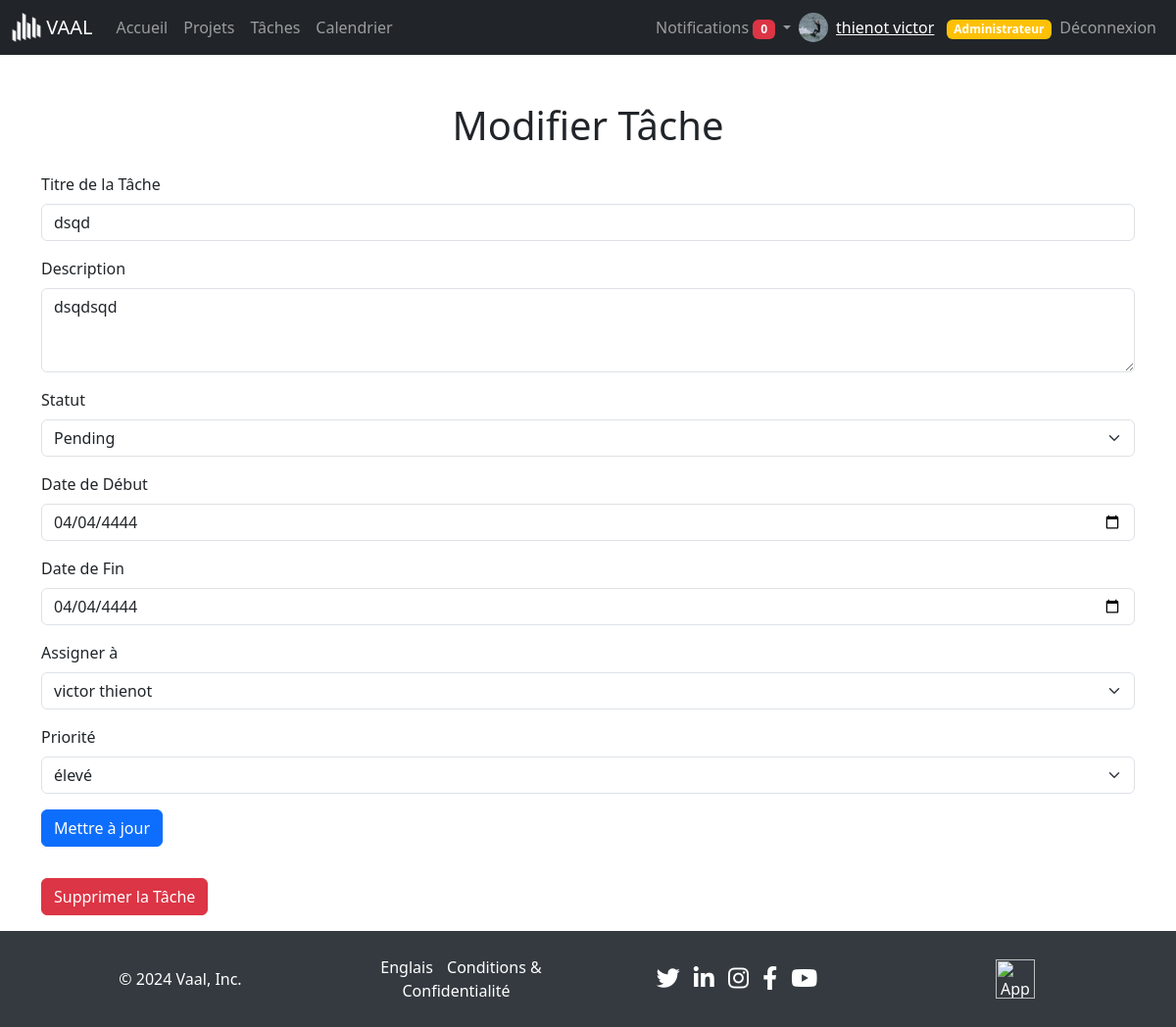
Screenshot of /views/tasks/edit.php?task_id=1 (signed in) with the database file from the repository.
### tables this page shows
CREATE TABLE `users` (
  `id` int(11) NOT NULL,
  `profile` varchar(255) NOT NULL,
  `nom` varchar(50) NOT NULL,
  `prenom` varchar(255) NOT NULL,
  `email` varchar(100) NOT NULL,
  `password` varchar(255) NOT NULL,
  `role` enum('member','manager','admin') DEFAULT 'member',
  `activation` enum('oui','non') NOT NULL DEFAULT 'non'
);

CREATE TABLE `tasks` (
  `id` int(11) NOT NULL,
  `title` varchar(100) NOT NULL,
  `description` text DEFAULT NULL,
  `status` enum('pending','in_progress','completed') NOT NULL DEFAULT 'pending',
  `start_date` date DEFAULT NULL,
  `end_date` date DEFAULT NULL,
  `project_id` int(11) DEFAULT NULL,
  `assignee_id` varchar(255) DEFAULT NULL,
  `priority` enum('faible','modéré','élevé') NOT NULL DEFAULT 'modéré'
);

### views/tasks/edit.php (the view, shortened to what this page needs)
<?php
include '../../includes/connect.php';
include '../../includes/navbar.php';
$task_id = $_GET['task_id'];
try {
    $taskStmt = $pdo->prepare("SELECT * FROM Tasks WHERE id = ?");
    $taskStmt->execute([$task_id]);
    $task = $taskStmt->fetch();
    $usersStmt = $pdo->query("SELECT id, nom, prenom FROM Users");
    $users = $usersStmt->fetchAll();
} catch (Exception $e) {
    echo "Erreur : " . $e->getMessage();
    exit;
}
?>
<!DOCTYPE html>
<html lang="fr">
<head>
    <link href="https://cdn.jsdelivr.net/npm/bootstrap@5.3.3/dist/css/bootstrap.min.css" rel="stylesheet">
</head>
<body>
<div class="container mt-5">
    <h1 class="text-center mb-4">Modifier Tâche</h1>
    <form method="post">
        <div class="mb-3">
            <label for="title" class="form-label">Titre de la Tâche</label>
            <input type="text" class="form-control" id="title" name="title" value="<?php echo htmlspecialchars($task['title']); ?>" required>
        </div>
        <div class="mb-3">
            <label for="description" class="form-label">Description</label>
            <textarea class="form-control" id="description" name="description" rows="3" required><?php echo htmlspecialchars($task['description']); ?></textarea>
        </div>
        <div class="mb-3">
            <label for="status" class="form-label">Statut</label>
            <select class="form-select" id="status" name="status" required>
                <option value="pending" <?php if ($task['status'] == 'pending') echo 'selected'; ?>>Pending</option>
            </select>
        </div>
        <div class="mb-3">
            <label for="start_date" class="form-label">Date de Début</label>
            <input type="date" class="form-control" id="start_date" name="start_date" value="<?php echo htmlspecialchars($task['start_date']); ?>" required>
        </div>
        <div class="mb-3">
            <label for="end_date" class="form-label">Date de Fin</label>
            <input type="date" class="form-control" id="end_date" name="end_date" value="<?php echo htmlspecialchars($task['end_date']); ?>" required>
        </div>
        <div class="mb-3">
            <label for="assignee_id" class="form-label">Assigner à</label>
            <select class="form-select" id="assignee_id" name="assignee_id" required>
                <?php foreach ($users as $user): ?>
                    <option value="<?php echo $user['id']; ?>" <?php if ($user['id'] == $task['assignee_id']) echo 'selected'; ?>>
                        <?php echo htmlspecialchars($user['prenom'] . ' ' . $user['nom']); ?>
                    </option>
                <?php endforeach; ?>
            </select>
        </div>
        <div class="mb-3">
            <label for="priority" class="form-label">Priorité</label>
            <select class="form-select" id="priority" name="priority" required>
                <option value="élevé" <?php if ($task['priority'] == 'élevé') echo 'selected'; ?>>élevé</option>
            </select>
        </div>
        <button type="submit" class="btn btn-primary">Mettre à jour</button>
    </form>
    <form method="post" action="edit.php?task_id=<?php echo $task_id; ?>" onsubmit="return confirm('Êtes-vous sûr de vouloir supprimer cette tâche ?');">
        <button type="submit" name="delete" class="btn btn-danger mt-3">Supprimer la Tâche</button>
    </form>
</div>
<?php include '../../includes/footer.php'; ?>
</body>
</html>

### includes/navbar.php (shortened to what this page needs)
<?php
include $_SERVER['DOCUMENT_ROOT'].'/Project-Management-App/includes/connect.php';
$user_id = $_SESSION['user_id'];
$stmt = $pdo->prepare("SELECT * FROM users WHERE id = ?");
$stmt->execute([$user_id]);
$user = $stmt->fetch(PDO::FETCH_ASSOC);
$notificationsStmt = $pdo->prepare("SELECT * FROM notifications WHERE user_id = ? AND is_read = 0 ORDER BY created_at DESC");
$notificationsStmt->execute([$user_id]);
$notifications = $notificationsStmt->fetchAll();
$notificationCount = count($notifications);
$user_name = htmlspecialchars($user['nom'] . ' ' . $user['prenom']);
$profile_image = !empty($user['profile']) ? $user['profile'] : 'assets/images/default-profile.png';
$user_role = $user['role'];
?>
<nav class="navbar navbar-expand-lg navbar-dark bg-dark">
    <div class="container-fluid">
        <a class="navbar-brand" href="/Project-Management-App/index.php">
            <img src="/Project-Management-App/assets/images/logo_white.png" alt="Logo" width="30" height="30" class="d-inline-block align-top">
            VAAL
        </a>
        <div class="collapse navbar-collapse" id="navbarNav">
            <ul class="navbar-nav me-auto mb-2 mb-lg-0">
                <li class="nav-item">
                    <a class="nav-link" href="/Project-Management-App/dashboard.php">Accueil</a>
                </li>
                <li class="nav-item">
                    <a class="nav-link" href="/Project-Management-App/views/projects/view.php">Projets</a>
                </li>
                <li class="nav-item">
                    <a class="nav-link" href="/Project-Management-App/views/tasks/view.php">Tâches</a>
                </li>
                <li class="nav-item">
                    <a class="nav-link" href="/Project-Management-App/views/calendar/view.php">Calendrier</a>
                </li>
            </ul>
            <ul class="navbar-nav ms-auto mb-2 mb-lg-0 align-items-center">
                <li class="nav-item dropdown">
                    <a class="nav-link dropdown-toggle" href="#" id="notificationsDropdown" role="button" data-bs-toggle="dropdown" aria-expanded="false">
                        Notifications <span class="badge bg-danger"><?php echo $notificationCount; ?></span>
                    </a>
                </li>
                <li class="nav-item d-flex align-items-center">
                    <img src="/Project-Management-App/<?php echo htmlspecialchars($profile_image); ?>" alt="Profile Image" width="30" height="30" class="rounded-circle me-2">
                    <span class="navbar-text">
                        <a href="/Project-Management-App/views/auth/profile.php"><?php echo $user_name; ?></a>
                        <?php if ($user_role === 'admin'): ?>
                            <span class="badge bg-warning text-dark ms-2"><a href="/Project-Management-App/dashboard_admin.php" style="text-decoration: none;">Administrateur</a></span>
                        <?php endif; ?>
                    </span>
                </li>
                <li class="nav-item">
                    <a class="nav-link" href="/Project-Management-App/includes/logout.php">Déconnexion</a>
                </li>
            </ul>
        </div>
    </div>
</nav>

### includes/footer.php (style rules this page uses)
body { display: flex; flex-direction: column; min-height: 100vh; margin: 0; }

### rows the page displays
users: profile (picture), user_name "thienot victor"
tasks: title "dsqd", description "dsqdsqd", status "Pending", start_date "04/04/4444", end_date "04/04/4444", assignee_id "victor thienot", priority "élevé"

### other values shown
$notificationCount "0"
